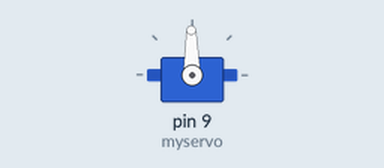
Simulated run of this sketch. Board: Arduino Uno, built with avr-gcc and run on an emulated ATmega328P. Parts: servo.

Above: at 0.05 s.
At 3.15 s:
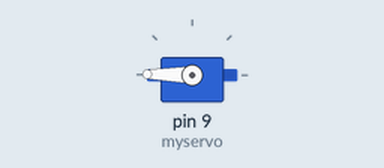
At 6.3 s:
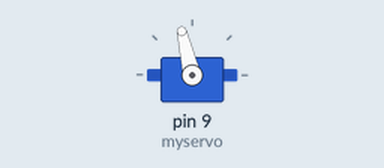
At 13.2 s:
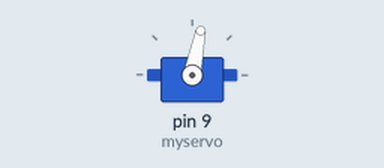
Timing chart, 0 to 17.6 s (numbered marks = the images above):
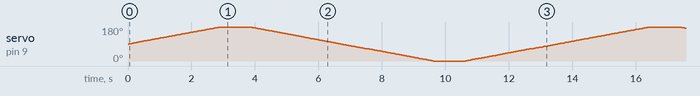

The sketch:

sa-bo_yukkuri.ino
```cpp
//#include <Servo.h>
#include <VarSpeedServo.h>

VarSpeedServo myservo;//任意のクラスを用意
//Servo servo1;

void setup()
{
  myservo.attach(9);//サーボのピンを9番に接続
}

void loop()
{

  myservo.write(179, 20, true);//(度, 速度, 待つ)
  delay(1000);
  myservo.write(0, 20, true);//(度, 速度, 待つ)
  delay(1000);

}
```
